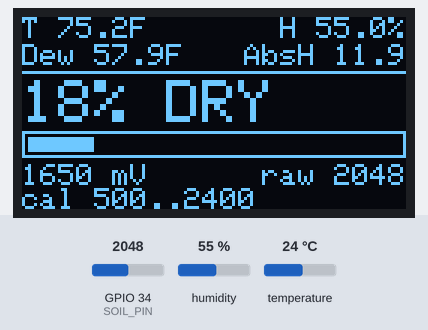
Recording of a sketch running on a simulated ESP32. Parts: 128×64 one-colour display. The inputs (shaded band) are chosen by the test bench; at power-on: humidity 55 %, GPIO 34 (SOIL_PIN) = 2048, temperature 24 °C (analog values on the 0–4095 scale). What the sketch prints to the serial monitor is not drawn.

Above: at 3.2 s.
3.3 s: humidity set to 22 %
At 6.0 s:
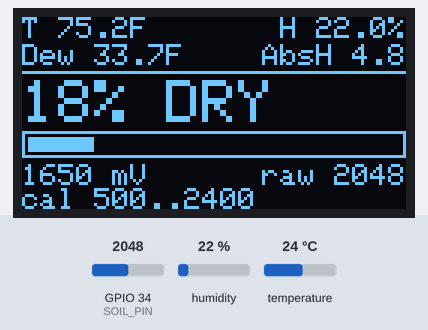
6.8 s: GPIO 34 (SOIL_PIN) set to 2312
At 8.1 s:
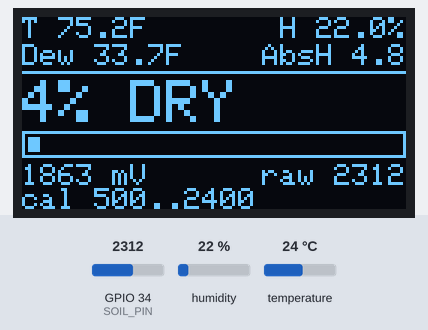
8.4 s: GPIO 34 (SOIL_PIN) set to 2436
At 9.2 s:
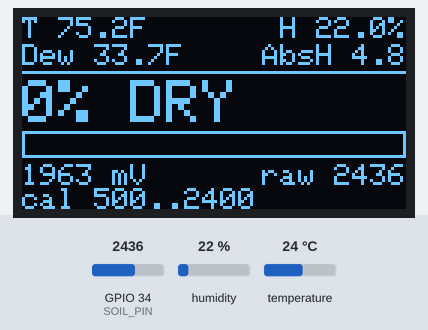
10.1 s: GPIO 34 (SOIL_PIN) set to 1228
At 11.4 s:
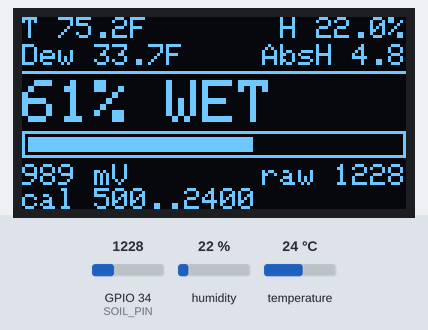
11.7 s: temperature set to 12 °C
At 12.3 s:
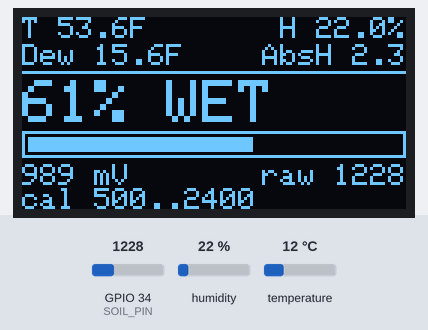
13.3 s: humidity set to 40 %
At 15.5 s:
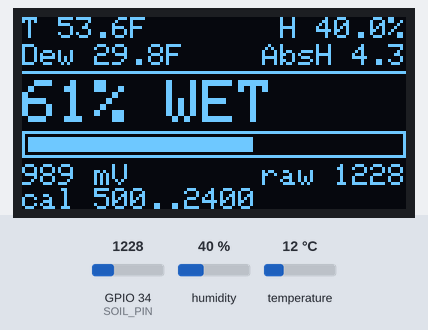
Timing chart, 0 to 17.0 s (numbered marks = the images above; inputs shaded):
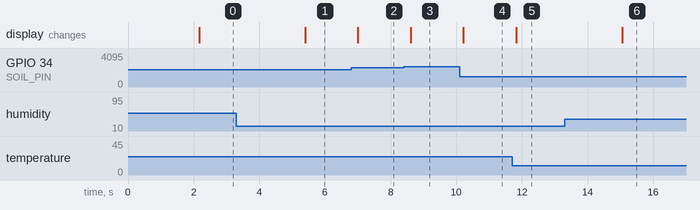

The sketch:

soil_monitor_v3.ino
```cpp
// ESP32 soil monitor: DHT11 + capacitive soil sensor + SSD1306 OLED dashboard.
// Wiring: OLED SDA=GPIO21, SCL=GPIO22 | DHT11 S=GPIO4 | Soil AOUT=GPIO34
#include <Wire.h>
#include <Adafruit_GFX.h>
#include <Adafruit_SSD1306.h>
#include <DHT.h>

#define DHT_PIN   4
#define DHT_TYPE  DHT11
#define SOIL_PIN  34

#define SCREEN_W  128
#define SCREEN_H  64
#define OLED_ADDR 0x3C   // use the address the I2C scanner found

// CALIBRATION: read the raw value in open air (dry) and in a glass of water (wet),
// then put those numbers here. Higher raw value = drier.
const int SOIL_DRY = 2400;
const int SOIL_WET = 500;

DHT dht(DHT_PIN, DHT_TYPE);
Adafruit_SSD1306 display(SCREEN_W, SCREEN_H, &Wire, -1);

int readSoilRaw() {
  long sum = 0;
  for (int i = 0; i < 10; i++) {
    sum += analogRead(SOIL_PIN);
    delay(5);
  }
  return sum / 10;
}

void drawRow(int y, const char* left, const char* right) {
  display.setTextSize(1);
  display.setCursor(0, y);
  display.print(left);
  if (right[0] != '\0') {
    display.setCursor(SCREEN_W - (int)strlen(right) * 6, y);
    display.print(right);
  }
}

void setup() {
  Serial.begin(115200);
  Wire.begin(21, 22);
  dht.begin();
  analogReadResolution(12);  // 0-4095

  if (!display.begin(SSD1306_SWITCHCAPVCC, OLED_ADDR)) {
    Serial.println("OLED not found. Check wiring and address.");
    while (true) delay(1000);
  }
  display.clearDisplay();
  display.setTextColor(SSD1306_WHITE);
  display.setTextSize(1);
  display.setCursor(0, 0);
  display.println("Starting...");
  display.display();
  delay(2000);  // DHT11 needs a moment after power-up
}

void loop() {
  float tempC = dht.readTemperature();
  float hum   = dht.readHumidity();
  int raw     = readSoilRaw();
  int soilPct = constrain(map(raw, SOIL_DRY, SOIL_WET, 0, 100), 0, 100);

  Serial.printf("Temp: %.1f C | Humidity: %.0f %% | Soil raw: %d | Soil: %d %%\n",
                tempC, hum, raw, soilPct);

  // ---- values used only for the display ----
  bool dhtOk = !isnan(tempC) && !isnan(hum);
  float tempF = 0, dewF = 0, absH = 0;
  if (dhtOk) {
    float rh = (hum < 1.0f) ? 1.0f : hum;
    const float a = 17.62f, b = 243.12f;                 // Magnus formula constants
    float g = log(rh / 100.0f) + a * tempC / (b + tempC);
    float dewC = b * g / (a - g);
    float es = 6.112f * exp(a * tempC / (b + tempC));    // saturation vapor pressure, hPa
    absH = 216.74f * es * (rh / 100.0f) / (273.15f + tempC);  // g/m3
    tempF = tempC * 9.0f / 5.0f + 32.0f;
    dewF  = dewC * 9.0f / 5.0f + 32.0f;
  }
  const char* label = (soilPct < 30) ? "DRY" : (soilPct < 60 ? "OK" : "WET");
  long mvSum = 0;
  for (int i = 0; i < 10; i++) {
    mvSum += analogReadMilliVolts(SOIL_PIN);
    delay(2);
  }
  int mv = mvSum / 10;

  char tStr[16], hStr[16], dewStr[16], absStr[16], big[20], mvStr[16], rawStr[16], calStr[24];
  if (dhtOk) {
    snprintf(tStr,   sizeof(tStr),   "T %.1fF", tempF);
    snprintf(hStr,   sizeof(hStr),   "H %.1f%%", hum);
    snprintf(dewStr, sizeof(dewStr), "Dew %.1fF", dewF);
    snprintf(absStr, sizeof(absStr), "AbsH %.1f", absH);
  } else {
    snprintf(tStr,   sizeof(tStr),   "T --");
    snprintf(hStr,   sizeof(hStr),   "H --");
    snprintf(dewStr, sizeof(dewStr), "Dew --");
    snprintf(absStr, sizeof(absStr), "AbsH --");
  }
  snprintf(big,    sizeof(big),    "%d%% %s", soilPct, label);
  snprintf(mvStr,  sizeof(mvStr),  "%d mV", mv);
  snprintf(rawStr, sizeof(rawStr), "raw %d", raw);
  snprintf(calStr, sizeof(calStr), "cal %d..%d", SOIL_WET, SOIL_DRY);

  display.clearDisplay();
  display.setTextColor(SSD1306_WHITE);

  drawRow(0, tStr, hStr);
  drawRow(9, dewStr, absStr);
  display.drawFastHLine(0, 18, SCREEN_W, SSD1306_WHITE);

  display.setTextSize(2);
  display.setCursor(0, 21);
  display.print(big);

  display.drawRect(0, 38, SCREEN_W, 9, SSD1306_WHITE);
  int fillW = (int)(124.0f * soilPct / 100.0f);
  if (fillW > 0) display.fillRect(2, 40, fillW, 5, SSD1306_WHITE);

  drawRow(49, mvStr, rawStr);
  drawRow(57, calStr, "");
  display.display();

  delay(1500);  // slower screen update
}
```

Measured:
- the behaviour switches between 2381 and 2382 on GPIO 34 (SOIL_PIN) (found by bisection; images 2 and 3)
- after the input at 3.3 s, the display: changes after 2.1 s (image 1)
- after the input at 6.8 s, the display: changes after 0.19 s (image 2)
- after the input at 8.4 s, the display: changes after 0.22 s (image 3)
- after the input at 10.1 s, the display: changes after 0.11 s (image 4)
- after the input at 11.7 s, the display: changes after 0.14 s (image 5)
- after the input at 13.3 s, the display: changes after 1.8 s (image 6)
